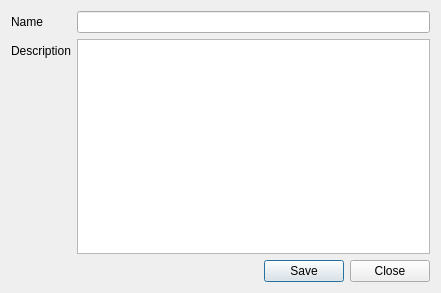
<?xml version="1.0" encoding="UTF-8"?>
<ui version="4.0">
 <class>DisplayNodeDialog</class>
 <widget class="QDialog" name="DisplayNodeDialog">
  <property name="geometry">
   <rect>
    <x>0</x>
    <y>0</y>
    <width>441</width>
    <height>293</height>
   </rect>
  </property>
  <property name="windowTitle">
   <string>Edit Node</string>
  </property>
  <layout class="QFormLayout" name="formLayout">
   <item row="0" column="0">
    <widget class="QLabel" name="name_label">
     <property name="text">
      <string>Name</string>
     </property>
    </widget>
   </item>
   <item row="0" column="1">
    <widget class="QLineEdit" name="name_lineEdit">
     <property name="readOnly">
      <bool>false</bool>
     </property>
    </widget>
   </item>
   <item row="1" column="0">
    <widget class="QLabel" name="description_label">
     <property name="text">
      <string>Description</string>
     </property>
    </widget>
   </item>
   <item row="1" column="1">
    <widget class="QPlainTextEdit" name="description_plainTextEdit">
     <property name="readOnly">
      <bool>false</bool>
     </property>
    </widget>
   </item>
   <item row="2" column="0" colspan="2">
    <widget class="QDialogButtonBox" name="buttonBox">
     <property name="orientation">
      <enum>Qt::Horizontal</enum>
     </property>
     <property name="standardButtons">
      <set>QDialogButtonBox::Close|QDialogButtonBox::Save</set>
     </property>
    </widget>
   </item>
  </layout>
 </widget>
 <tabstops>
  <tabstop>name_lineEdit</tabstop>
  <tabstop>description_plainTextEdit</tabstop>
  <tabstop>buttonBox</tabstop>
 </tabstops>
 <resources/>
 <connections>
  <connection>
   <sender>buttonBox</sender>
   <signal>accepted()</signal>
   <receiver>DisplayNodeDialog</receiver>
   <slot>accept()</slot>
   <hints>
    <hint type="sourcelabel">
     <x>253</x>
     <y>243</y>
    </hint>
    <hint type="destinationlabel">
     <x>122</x>
     <y>273</y>
    </hint>
   </hints>
  </connection>
  <connection>
   <sender>buttonBox</sender>
   <signal>rejected()</signal>
   <receiver>DisplayNodeDialog</receiver>
   <slot>reject()</slot>
   <hints>
    <hint type="sourcelabel">
     <x>359</x>
     <y>243</y>
    </hint>
    <hint type="destinationlabel">
     <x>314</x>
     <y>282</y>
    </hint>
   </hints>
  </connection>
 </connections>
</ui>
